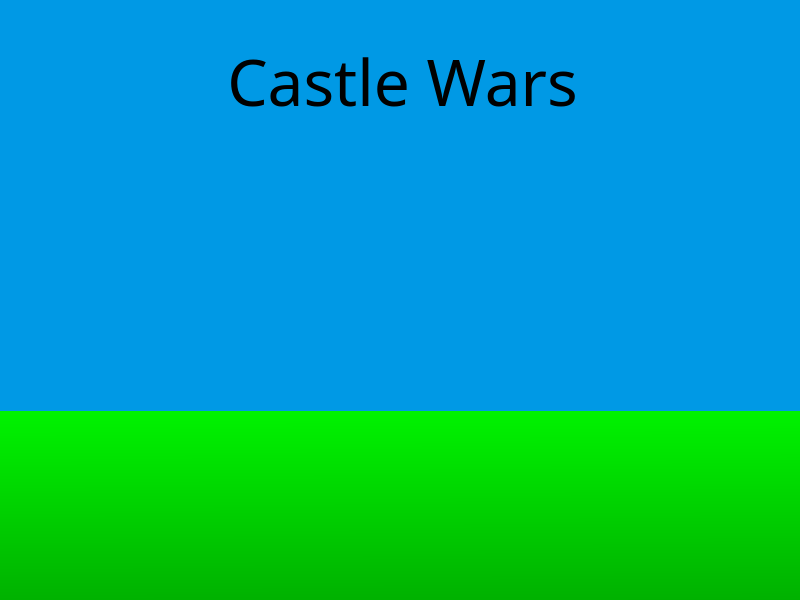
<?xml version="1.0" encoding="UTF-8"?>
<ui version="4.0">
 <class>Frame</class>
 <widget class="QFrame" name="Frame">
  <property name="geometry">
   <rect>
    <x>0</x>
    <y>0</y>
    <width>800</width>
    <height>600</height>
   </rect>
  </property>
  <property name="windowTitle">
   <string>Frame</string>
  </property>
  <widget class="QWidget" name="grass_texture" native="true">
   <property name="geometry">
    <rect>
     <x>0</x>
     <y>410</y>
     <width>800</width>
     <height>220</height>
    </rect>
   </property>
   <property name="styleSheet">
    <string notr="true">background-color: qlineargradient(spread:pad, x1:0.488, y1:0, x2:0.497, y2:1, stop:0 rgba(0, 243, 0, 255), stop:1 rgba(0, 167, 0, 255))</string>
   </property>
  </widget>
  <widget class="QWidget" name="sky_texture" native="true">
   <property name="geometry">
    <rect>
     <x>0</x>
     <y>0</y>
     <width>801</width>
     <height>411</height>
    </rect>
   </property>
   <property name="styleSheet">
    <string notr="true">background-color: rgb(0, 153, 229)</string>
   </property>
   <widget class="QLabel" name="p2_castle">
    <property name="geometry">
     <rect>
      <x>488</x>
      <y>300</y>
      <width>134</width>
      <height>320</height>
     </rect>
    </property>
    <property name="text">
     <string/>
    </property>
    <property name="pixmap">
     <pixmap resource="../resources/resources.qrc">:/textures/sprites/textures/castle.png</pixmap>
    </property>
   </widget>
   <widget class="QLabel" name="p1_castle">
    <property name="geometry">
     <rect>
      <x>174</x>
      <y>300</y>
      <width>134</width>
      <height>320</height>
     </rect>
    </property>
    <property name="text">
     <string/>
    </property>
    <property name="pixmap">
     <pixmap resource="../resources/resources.qrc">:/textures/sprites/textures/castle.png</pixmap>
    </property>
   </widget>
   <widget class="QWidget" name="verticalLayoutWidget">
    <property name="geometry">
     <rect>
      <x>347</x>
      <y>160</y>
      <width>111</width>
      <height>241</height>
     </rect>
    </property>
    <layout class="QVBoxLayout" name="menu_button_vbox"/>
   </widget>
   <widget class="QLabel" name="menu_game_title">
    <property name="geometry">
     <rect>
      <x>182</x>
      <y>40</y>
      <width>441</width>
      <height>81</height>
     </rect>
    </property>
    <property name="font">
     <font>
      <family>Gabriola</family>
      <pointsize>48</pointsize>
     </font>
    </property>
    <property name="text">
     <string>Castle Wars</string>
    </property>
    <property name="alignment">
     <set>Qt::AlignCenter</set>
    </property>
   </widget>
  </widget>
 </widget>
 <resources>
  <include location="../resources/resources.qrc"/>
 </resources>
 <connections/>
</ui>
